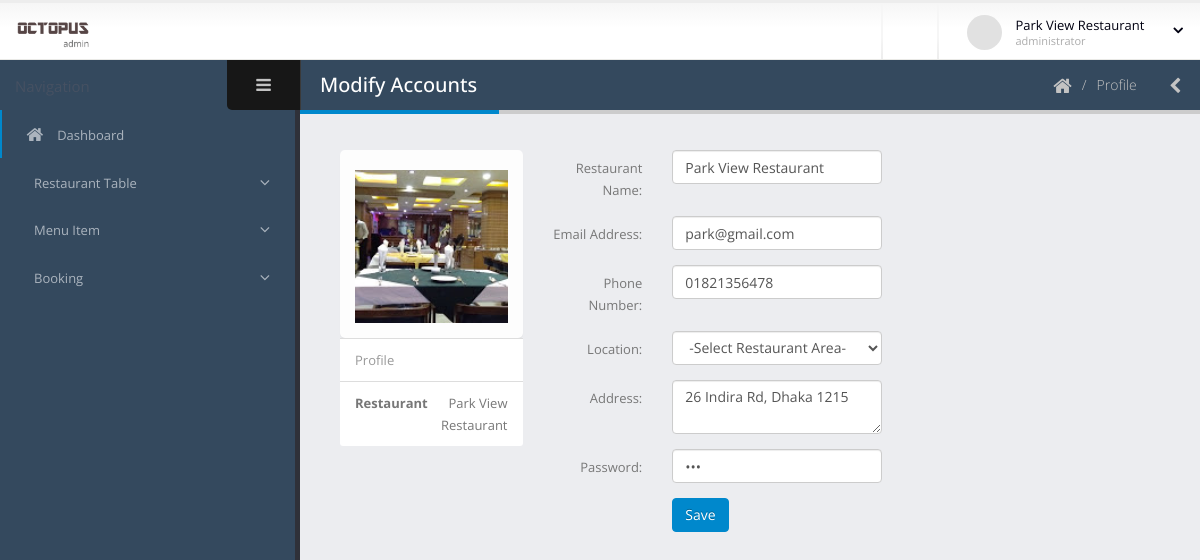
The app's page /dashboard/profile.php (signed in) with its own data.
### tables this page shows
CREATE TABLE `restaurant_info` (
  `id` int(11) NOT NULL,
  `restaurent_name` varchar(255) DEFAULT NULL,
  `email` varchar(255) DEFAULT NULL,
  `phone` varchar(20) DEFAULT NULL,
  `address` varchar(200) DEFAULT NULL,
  `location` int(11) NOT NULL,
  `logo` varchar(500) DEFAULT NULL,
  `password` varchar(200) DEFAULT NULL,
  `bkashnumber` varchar(20) DEFAULT NULL,
  `approve_status` int(11) NOT NULL DEFAULT '0' COMMENT '0-not approve,1-approve ',
  `role` int(20) DEFAULT NULL COMMENT '1 = restaurant, 2 = customer '
);

### dashboard/profile.php (the view, shortened to what this page needs)
<?php include 'template/header.php';
?>
  <body>
      <?php include 'template/top-bar.php'; ?>
      <div class="inner-wrapper">
        <?php include 'template/left-bar.php'; ?>
        <section role="main" class="content-body">
          <header class="page-header">
            <h2>Modify Accounts</h2>
            <div class="right-wrapper pull-right">
              <ol class="breadcrumbs">
                <li>
                  <a href="index.php">
                    <i class="fa fa-home"></i>
                  </a>
                </li>
                <li><span>Profile</span></li>
              </ol>
              <a class="sidebar-right-toggle" data-open="sidebar-right"><i class="fa fa-chevron-left"></i></a>
            </div>
          </header>
          <section>
                <?php
                $con = connect();
                $res_id = $_SESSION['id'];
                $sql = "SELECT * FROM `restaurant_info` where id = '$res_id';";
                $result = $con->query($sql);
                $row =  mysqli_fetch_assoc($result);
                 ?>
  <div class="contanier">
    <div class="row">
        <div class="col-lg-3">
           <div class="panel panel-default">
            <div class="panel-body">
              <div  id="image-container " class="stretch">
                <img title="profile image"  data-target="#logomodal"  data-toggle="modal"      src="<?php echo 'user-image/'.$row['logo']; ?>"  >
              </div>
             </div>
          <ul class="list-group">
            <li class="list-group-item text-muted">Profile</li>
            <li class="list-group-item text-right"><span class="pull-left"><strong>Restaurant</strong></span>
             <?php echo $row['restaurent_name']; ?>
             </li>
          </ul>
          </div>
        </div>
        <div class="col-lg-9">
    <form class="form-horizontal" method="POST" action="profile.php">
      <div class="row">
              <div class="form-group">
                <div class="col-md-7">
                <label class="col-md-4 control-label" for=
                  "Fname">Restaurant Name:</label>
                  <div class="col-md-8">
                   <input type="text" name="fullname" class="form-control" required="" placeholder="Restaurant Name" value="<?php echo $row['restaurent_name'];?>">
                  </div>
                </div>
              </div>
              <div class="form-group">
                <div class="col-md-7">
                <label class="col-md-4 control-label" for=
                  "Lname">Email Address:</label>
                  <div class="col-md-8">
                     <input type="email" name="email" class="form-control" required="" placeholder="Restaurant Email" value="<?php echo $row['email'];?>">
                  </div>
                </div>
              </div>
              <div class="form-group">
                <div class="col-md-7">
                <label class="col-md-4 control-label" for=
                  "Mname">Phone Number:</label>
                  <div class="col-md-8">
                     <input type="text" name="phone" class="form-control" required="" placeholder="Restaurant Phone" value="<?php echo $row['phone'];?>">
                  </div>
                </div>
              </div>
              <div class="form-group">
                <div class="col-md-7">
                  <label class="col-md-4 control-label" for=
                  "CustomerAddress">Location:</label>
                  <div class="col-md-8">
                     <select class="form-control " name="area" required="">
                            <option value=""> -Select Restaurant Area- </option>
                         </select>
                  </div>
                </div>
              </div>
              <div class="form-group">
                <div class="col-md-7">
                  <label class="col-md-4 control-label" for=
                  "Gender">Address:</label>
                  <div class="col-md-8">
                     <textarea name="address" id="" cols="30" rows="2" class="form-control" placeholder="Restaurant Address"><?php echo $row['address'];?></textarea>
                  </div>
                </div>
              </div>
               <div class="form-group">
                <div class="col-md-7">
                  <label class="col-md-4 control-label" for=
                  "CustomerContact">Password:</label>
                  <div class="col-md-8">
                     <input type="password" name="password" class="form-control" required="" placeholder="Password" value="<?php echo $row['password'];?>">
                  </div>
                </div>
              </div>
             <div class="form-group">
                <div class="col-md-7">
                  <label class="col-md-4 control-label" for=
                  "CustomerContact"></label>
                  <div class="col-md-8">
                         <input type="submit" value="Save" name="save" class="btn btn-primary py-3 px-5">
                  </div>
                </div>
              </div>
          </div>
           </form>
        </div>
    </div>
  </div>
          </section>
        </section>
      </div>
  </body>
</html>

### dashboard/assets/stylesheets/skins/default.css (style rules this page uses)
a, .btn-link { color: #0088cc; }
body .btn-primary { color: #ffffff; text-shadow: 0 -1px 0 rgba(0, 0, 0, 0.25); background-color: #0088cc; border-color: #0088cc; }
.page-header h2 { border-bottom-color: #0088cc; }

### dashboard/profile.php (style rules this page uses)
.stretch { margin-top: 5px; }
.stretch img { width: 100%; cursor: pointer; }

### records on screen
restaurant_info: logo (picture), restaurent_name "Park View Restaurant", fullname "Park View Restaurant", email "park@gmail.com", phone "01821356478", address "26 Indira Rd, Dhaka 1215"

### other values on screen
$_SESSION['name'] "Park View Restaurant"
